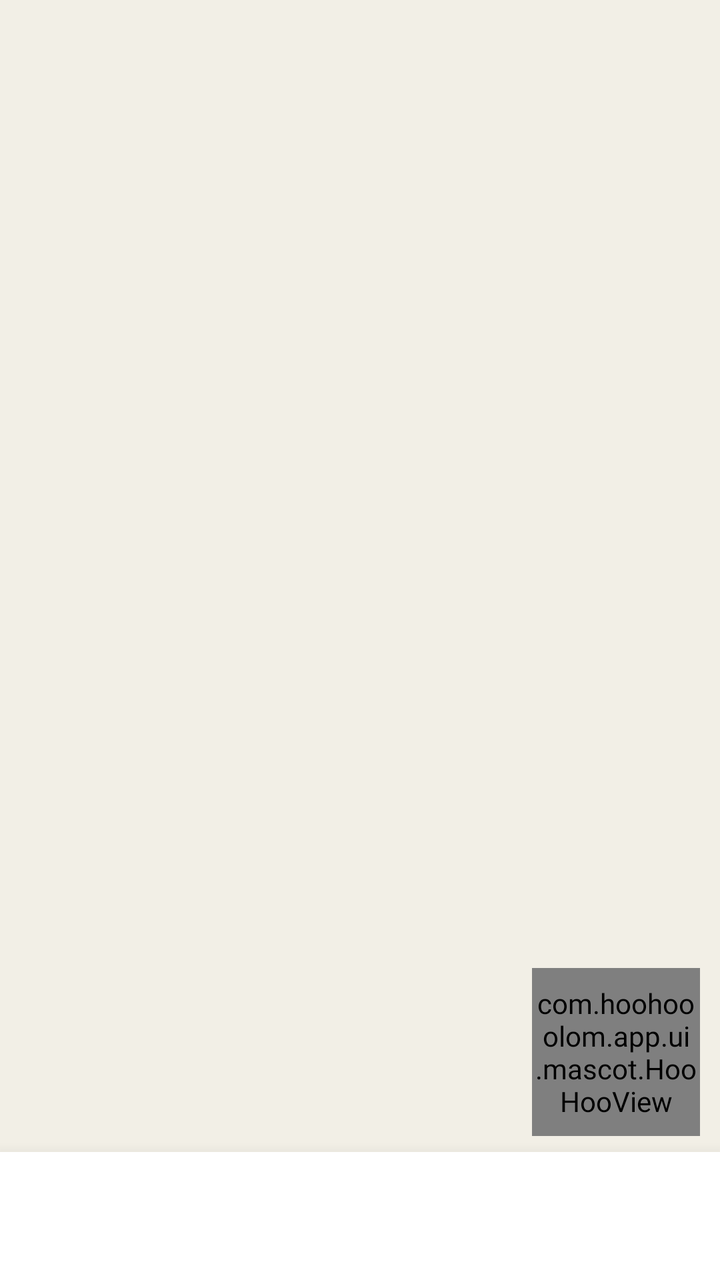
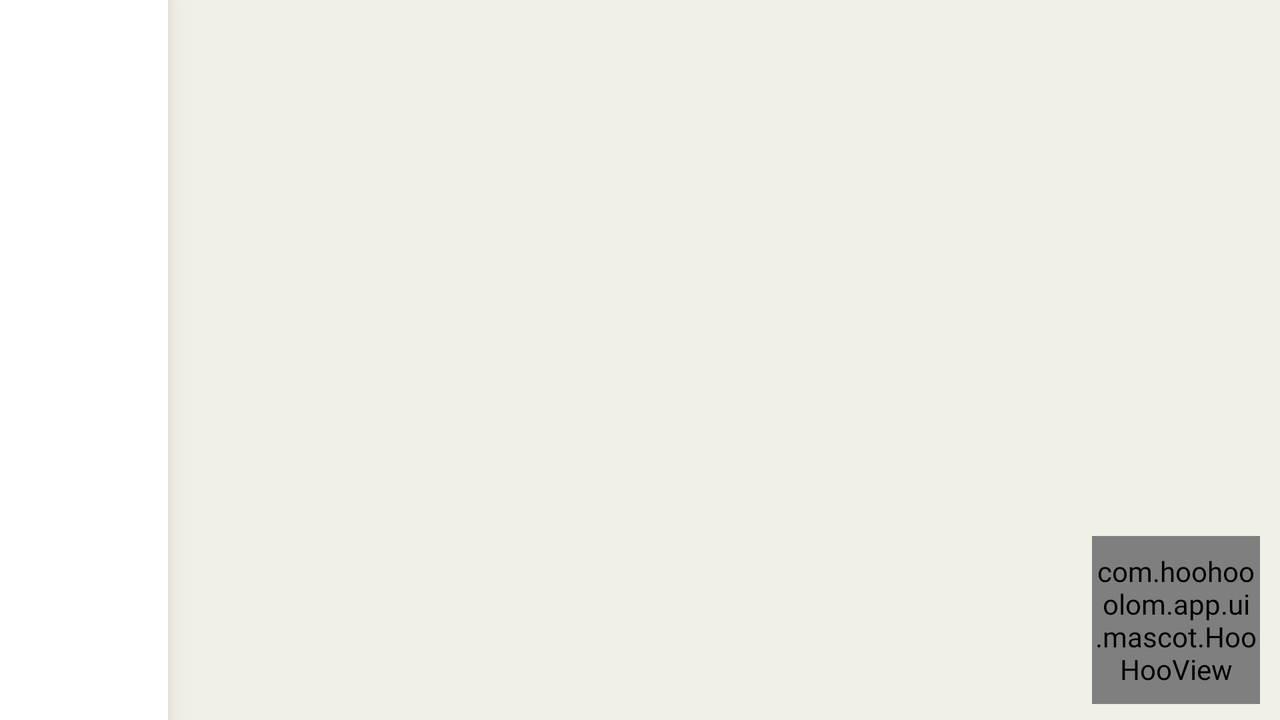

An Android layout and its configuration variant, each rendered on a device that would load it. The default file and the variant file are quoted in full after the pictures.
<!-- AndroidManifest.xml: activity theme Theme.HooHooOlom -->
<!-- res/layout/activity_main.xml -->
<?xml version="1.0" encoding="utf-8"?>
<androidx.constraintlayout.widget.ConstraintLayout xmlns:android="http://schemas.android.com/apk/res/android"
    xmlns:app="http://schemas.android.com/apk/res-auto"
    xmlns:tools="http://schemas.android.com/tools"
    android:layout_width="match_parent"
    android:layout_height="match_parent"
    android:layoutDirection="rtl"
    android:background="@color/bg_page">

    <FrameLayout
        android:id="@+id/fragment_container"
        android:layout_width="0dp"
        android:layout_height="0dp"
        app:layout_constraintTop_toTopOf="parent"
        app:layout_constraintStart_toStartOf="parent"
        app:layout_constraintEnd_toEndOf="parent"
        app:layout_constraintBottom_toTopOf="@id/nav_bar" />

    <LinearLayout
        android:id="@+id/nav_bar"
        android:layout_width="0dp"
        android:layout_height="@dimen/bottom_nav_height"
        android:orientation="horizontal"
        android:background="@color/bg_card"
        android:elevation="12dp"
        app:layout_constraintStart_toStartOf="parent"
        app:layout_constraintEnd_toEndOf="parent"
        app:layout_constraintBottom_toBottomOf="parent">

        <include layout="@layout/nav_item" android:id="@+id/nav_map" android:layout_width="0dp" android:layout_height="match_parent" android:layout_weight="1" />
        <include layout="@layout/nav_item" android:id="@+id/nav_sections" android:layout_width="0dp" android:layout_height="match_parent" android:layout_weight="1" />
        <include layout="@layout/nav_item" android:id="@+id/nav_worksheet" android:layout_width="0dp" android:layout_height="match_parent" android:layout_weight="1" />
        <include layout="@layout/nav_item" android:id="@+id/nav_exam" android:layout_width="0dp" android:layout_height="match_parent" android:layout_weight="1" />
        <include layout="@layout/nav_item" android:id="@+id/nav_parent" android:layout_width="0dp" android:layout_height="match_parent" android:layout_weight="1" />
    </LinearLayout>

    <LinearLayout
        android:id="@+id/mascot_overlay"
        android:layout_width="wrap_content"
        android:layout_height="wrap_content"
        android:orientation="vertical"
        android:gravity="center_horizontal"
        android:elevation="16dp"
        app:layout_constraintStart_toStartOf="parent"
        app:layout_constraintBottom_toTopOf="@id/nav_bar"
        android:layout_marginStart="10dp"
        android:layout_marginBottom="8dp">

        
        <FrameLayout
            android:id="@+id/mascot_bubble_wrap"
            android:layout_width="wrap_content"
            android:layout_height="wrap_content"
            android:layout_marginBottom="4dp"
            android:visibility="gone">

            <TextView
                android:id="@+id/mascot_bubble"
                android:layout_width="wrap_content"
                android:layout_height="wrap_content"
                android:layout_marginTop="9dp"
                android:layout_marginEnd="9dp"
                android:maxWidth="190dp"
                android:background="@drawable/bg_speech_bubble"
                android:paddingStart="12dp"
                android:paddingEnd="12dp"
                android:paddingTop="10dp"
                android:paddingBottom="10dp"
                android:textColor="@color/text_primary"
                android:textSize="12.5sp"
                tools:text="سلام! من هوهو هستم." />

            <TextView
                android:id="@+id/mascot_bubble_close"
                android:layout_width="28dp"
                android:layout_height="28dp"
                android:layout_gravity="top|end"
                android:gravity="center"
                android:text="×"
                android:textSize="18sp"
                android:textStyle="bold"
                android:elevation="2dp"
                android:textColor="@color/orange_text"
                android:background="@drawable/bg_bubble_close"
                android:contentDescription="بستن پیام هوهو" />
        </FrameLayout>

        <com.hoohooolom.app.ui.mascot.HooHooView
            android:id="@+id/mascot_view"
            android:layout_width="@dimen/mascot_size_small"
            android:layout_height="@dimen/mascot_size_small" />
    </LinearLayout>

</androidx.constraintlayout.widget.ConstraintLayout>
<!-- res/layout/nav_item.xml (included above) -->
<?xml version="1.0" encoding="utf-8"?>
<LinearLayout xmlns:android="http://schemas.android.com/apk/res/android"
    android:layout_width="match_parent"
    android:layout_height="match_parent"
    android:orientation="vertical"
    android:gravity="center"
    android:clickable="true"
    android:focusable="true"
    android:background="?android:attr/selectableItemBackgroundBorderless">

    <ImageView
        android:id="@+id/nav_icon"
        android:layout_width="22dp"
        android:layout_height="22dp"
        android:importantForAccessibility="no" />

    <TextView
        android:id="@+id/nav_label"
        android:layout_width="wrap_content"
        android:layout_height="wrap_content"
        android:layout_marginTop="3dp"
        android:textSize="10.5sp"
        android:fontFamily="@font/vazirmatn" />
</LinearLayout>
<!-- resources referenced by this layout -->
<resources>
  <color name="bg_card">#FFFFFF</color>
  <color name="bg_page">#F2EFE6</color>
  <color name="orange_text">#A4700F</color>
  <color name="text_primary">#2E3B36</color>
  <dimen name="bottom_nav_height">64dp</dimen>
  <dimen name="mascot_size_small">84dp</dimen>
  <!-- drawable bg_bubble_close (drawable) -->
  <?xml version="1.0" encoding="utf-8"?>
  <shape xmlns:android="http://schemas.android.com/apk/res/android" android:shape="oval">
      <solid android:color="@color/white" />
      <stroke android:width="1.5dp" android:color="@color/orange" />
  </shape>
  <!-- drawable bg_speech_bubble (drawable) -->
  <?xml version="1.0" encoding="utf-8"?>
  <shape xmlns:android="http://schemas.android.com/apk/res/android" android:shape="rectangle">
      <solid android:color="@color/bg_card" />
      <corners android:radius="14dp" />
      <stroke android:width="1dp" android:color="@color/border_card" />
      <padding android:left="10dp" android:top="8dp" android:right="10dp" android:bottom="8dp" />
  </shape>
  <style name="Theme.HooHooOlom" parent="Theme.MaterialComponents.DayNight.NoActionBar">
          <item name="colorPrimary">@color/teal</item>
          <item name="colorPrimaryDark">@color/teal_dark</item>
          <item name="colorAccent">@color/orange</item>
          <item name="android:windowBackground">@color/bg_page</item>
          <item name="android:statusBarColor">@color/bg_page</item>
          <item name="android:windowLightStatusBar">true</item>
          <item name="android:fontFamily">@font/vazirmatn</item>
          <item name="fontFamily">@font/vazirmatn</item>
          <item name="android:textViewStyle">@style/HooHooTextView</item>
          <item name="android:buttonStyle">@style/HooHooButton</item>
          <item name="materialButtonStyle">@style/HooHooButton</item>
      </style>
  <color name="white">#FFFFFF</color>
  <color name="orange">#E8973A</color>
  <color name="border_card">#E3DFD2</color>
  <color name="teal">#3AA79A</color>
  <color name="teal_dark">#2E8A7F</color>
  <style name="HooHooTextView" parent="android:Widget.TextView">
          <item name="android:fontFamily">@font/vazirmatn</item>
      </style>
  <style name="HooHooButton" parent="Widget.MaterialComponents.Button">
          <item name="android:fontFamily">@font/vazirmatn</item>
      </style>
</resources>
<!-- res/layout-land/activity_main.xml (the repository's variant of the layout above) -->
<!-- drawn on the phone turned sideways -->
<?xml version="1.0" encoding="utf-8"?>
<androidx.constraintlayout.widget.ConstraintLayout xmlns:android="http://schemas.android.com/apk/res/android"
    xmlns:app="http://schemas.android.com/apk/res-auto"
    xmlns:tools="http://schemas.android.com/tools"
    android:layout_width="match_parent"
    android:layout_height="match_parent"
    android:layoutDirection="rtl"
    android:background="@color/bg_page">

    

    <FrameLayout
        android:id="@+id/fragment_container"
        android:layout_width="0dp"
        android:layout_height="0dp"
        app:layout_constraintTop_toTopOf="parent"
        app:layout_constraintBottom_toBottomOf="parent"
        app:layout_constraintStart_toStartOf="parent"
        app:layout_constraintEnd_toStartOf="@id/nav_bar" />

    <LinearLayout
        android:id="@+id/nav_bar"
        android:layout_width="84dp"
        android:layout_height="0dp"
        android:orientation="vertical"
        android:background="@color/bg_card"
        android:elevation="12dp"
        app:layout_constraintTop_toTopOf="parent"
        app:layout_constraintBottom_toBottomOf="parent"
        app:layout_constraintEnd_toEndOf="parent">

        <include layout="@layout/nav_item" android:id="@+id/nav_map" android:layout_width="match_parent" android:layout_height="0dp" android:layout_weight="1" />
        <include layout="@layout/nav_item" android:id="@+id/nav_sections" android:layout_width="match_parent" android:layout_height="0dp" android:layout_weight="1" />
        <include layout="@layout/nav_item" android:id="@+id/nav_worksheet" android:layout_width="match_parent" android:layout_height="0dp" android:layout_weight="1" />
        <include layout="@layout/nav_item" android:id="@+id/nav_exam" android:layout_width="match_parent" android:layout_height="0dp" android:layout_weight="1" />
        <include layout="@layout/nav_item" android:id="@+id/nav_parent" android:layout_width="match_parent" android:layout_height="0dp" android:layout_weight="1" />
    </LinearLayout>

    <LinearLayout
        android:id="@+id/mascot_overlay"
        android:layout_width="wrap_content"
        android:layout_height="wrap_content"
        android:orientation="vertical"
        android:gravity="center_horizontal"
        android:elevation="16dp"
        app:layout_constraintStart_toStartOf="parent"
        app:layout_constraintBottom_toBottomOf="parent"
        android:layout_marginStart="10dp"
        android:layout_marginBottom="8dp">

        
        <FrameLayout
            android:id="@+id/mascot_bubble_wrap"
            android:layout_width="wrap_content"
            android:layout_height="wrap_content"
            android:layout_marginBottom="4dp"
            android:visibility="gone">

            <TextView
                android:id="@+id/mascot_bubble"
                android:layout_width="wrap_content"
                android:layout_height="wrap_content"
                android:layout_marginTop="9dp"
                android:layout_marginEnd="9dp"
                android:maxWidth="190dp"
                android:background="@drawable/bg_speech_bubble"
                android:paddingStart="12dp"
                android:paddingEnd="12dp"
                android:paddingTop="10dp"
                android:paddingBottom="10dp"
                android:textColor="@color/text_primary"
                android:textSize="12.5sp"
                tools:text="سلام! من هوهو هستم." />

            <TextView
                android:id="@+id/mascot_bubble_close"
                android:layout_width="28dp"
                android:layout_height="28dp"
                android:layout_gravity="top|end"
                android:gravity="center"
                android:text="×"
                android:textSize="18sp"
                android:textStyle="bold"
                android:elevation="2dp"
                android:textColor="@color/orange_text"
                android:background="@drawable/bg_bubble_close"
                android:contentDescription="بستن پیام هوهو" />
        </FrameLayout>

        <com.hoohooolom.app.ui.mascot.HooHooView
            android:id="@+id/mascot_view"
            android:layout_width="@dimen/mascot_size_small"
            android:layout_height="@dimen/mascot_size_small" />
    </LinearLayout>

</androidx.constraintlayout.widget.ConstraintLayout>
<!-- resources referenced by the variant -->
<!-- as the phone turned sideways resolves them -->
<resources>
  <color name="bg_card">#FFFFFF</color>
  <color name="bg_page">#F2EFE6</color>
  <color name="orange_text">#A4700F</color>
  <color name="text_primary">#2E3B36</color>
  <dimen name="mascot_size_small">84dp</dimen>
  <!-- drawable bg_bubble_close (drawable) -->
  <?xml version="1.0" encoding="utf-8"?>
  <shape xmlns:android="http://schemas.android.com/apk/res/android" android:shape="oval">
      <solid android:color="@color/white" />
      <stroke android:width="1.5dp" android:color="@color/orange" />
  </shape>
  <!-- drawable bg_speech_bubble (drawable) -->
  <?xml version="1.0" encoding="utf-8"?>
  <shape xmlns:android="http://schemas.android.com/apk/res/android" android:shape="rectangle">
      <solid android:color="@color/bg_card" />
      <corners android:radius="14dp" />
      <stroke android:width="1dp" android:color="@color/border_card" />
      <padding android:left="10dp" android:top="8dp" android:right="10dp" android:bottom="8dp" />
  </shape>
  <style name="Theme.HooHooOlom" parent="Theme.MaterialComponents.DayNight.NoActionBar">
          <item name="colorPrimary">@color/teal</item>
          <item name="colorPrimaryDark">@color/teal_dark</item>
          <item name="colorAccent">@color/orange</item>
          <item name="android:windowBackground">@color/bg_page</item>
          <item name="android:statusBarColor">@color/bg_page</item>
          <item name="android:windowLightStatusBar">true</item>
          <item name="android:fontFamily">@font/vazirmatn</item>
          <item name="fontFamily">@font/vazirmatn</item>
          <item name="android:textViewStyle">@style/HooHooTextView</item>
          <item name="android:buttonStyle">@style/HooHooButton</item>
          <item name="materialButtonStyle">@style/HooHooButton</item>
      </style>
  <color name="white">#FFFFFF</color>
  <color name="orange">#E8973A</color>
  <color name="border_card">#E3DFD2</color>
  <color name="teal">#3AA79A</color>
  <color name="teal_dark">#2E8A7F</color>
  <style name="HooHooTextView" parent="android:Widget.TextView">
          <item name="android:fontFamily">@font/vazirmatn</item>
      </style>
  <style name="HooHooButton" parent="Widget.MaterialComponents.Button">
          <item name="android:fontFamily">@font/vazirmatn</item>
      </style>
</resources>
